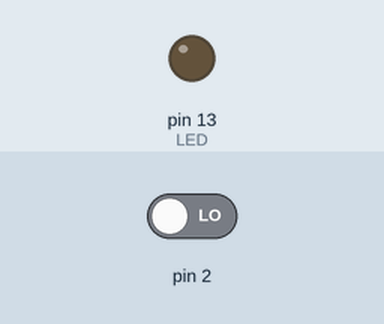
This sketch was run on a simulated Arduino Uno, built with avr-gcc and run on an emulated ATmega328P. Parts: output pins drawn as LEDs (lit = HIGH). The inputs (shaded band) are chosen by the test bench; at power-on: pin 2 LOW.

Above: at 1.2 s.
1.3 s: pin 2 driven HIGH
At 2.5 s:
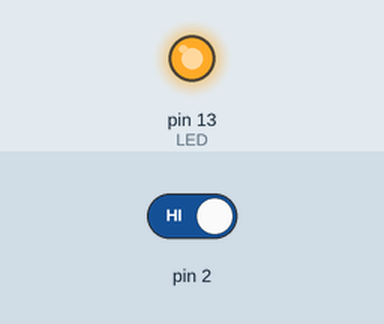
Timing chart, 0 to 4.3 s (numbered marks = the images above; inputs shaded):
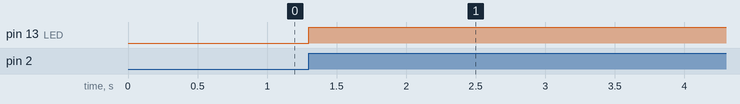

The sketch:

pps.ino
```cpp
#define LED 13
volatile int flag = LOW;

void toggle()
{
    flag = (flag == LOW) ? HIGH : LOW;
}

void setup()
{
    pinMode(LED, OUTPUT);
    digitalWrite (LED, LOW);

    attachInterrupt(0, toggle, RISING); // 0 is PIN2 on Uno
}

void loop()
{
    digitalWrite (LED, flag ? HIGH : LOW);
}
```

Measured:
- after the input at 1.3 s, pin 13 (LED): LOW → HIGH at once
